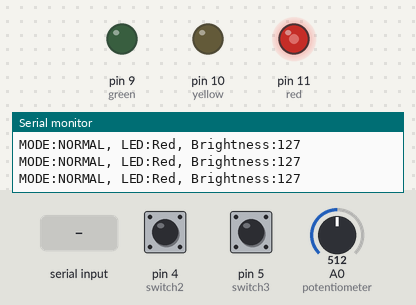
The program below on a simulated Arduino Uno, built with avr-gcc and run on an emulated ATmega328P. Parts: output pins drawn as LEDs (lit = HIGH), the last lines printed to the serial monitor. Dashed ring = blinking. Inputs (shaded band) come from the test bench; at power-on: pin 4 (switch2) HIGH, A0 (potentiometer) = 512, pin 5 (switch3) HIGH.

Above: at 1.2 s.
1.3 s: pin 4 (switch2) pulled LOW for 0.15 s
At 2.05 s:
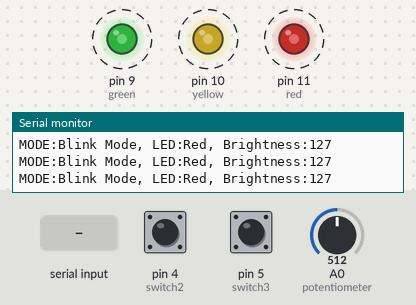
4.3 s: A0 (potentiometer) set to 716
7.3 s: pin 4 (switch2) pulled LOW for 1 s
At 7.7 s:
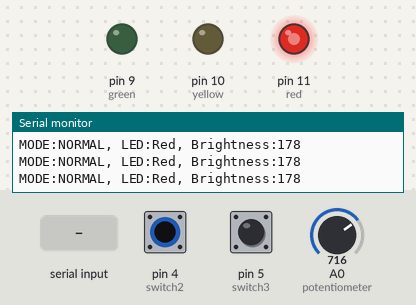
10.7 s: "YELLOW:\n" received over Serial
At 13.5 s:
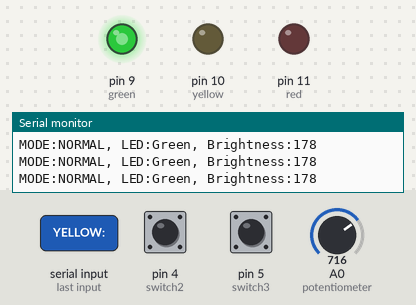
13.7 s: A0 (potentiometer) set to 511
16.7 s: "YELLOW:90\n" received over Serial
At 17.3 s:
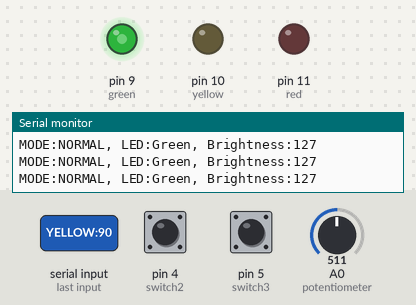
Timing chart, 0 to 20.7 s (numbered marks = the images above; inputs shaded):
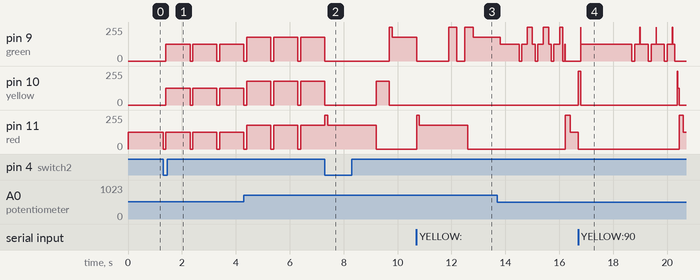

Measured:
- after the input at 10.7 s, pin 10 (yellow): stays 0/255 (without the input it goes to 255/255 after 2.6 s); pin 11 (red): 0/255 → 255/255 at once, → 178/255 0.09 s later, → 0/255 1.8 s later
- after the input at 16.7 s, pin 10 (yellow): 0/255 → 255/255 at once, → 0/255 0.08 s later; pin 11 (red): 127/255 → 0/255 after 0.01 s instead of 1.4 s

The program:

main.cpp
```cpp
#include <Arduino.h>
#include <TaskScheduler.h>
#include <PinChangeInterrupt.h>

// 신호등 LED 핀 번호 정의
const int red = 11;
const int yellow = 10;
const int green = 9;

// 스위치 핀 번호 정의
const int switch1 = 3;    // 스위치 1 (Red Mode 토글)
const int switch2 = 4;    // 스위치 2 (Blink Mode 토글)
const int switch3 = 5;    // 스위치 3 (Power OFF 토글)

// 가변 저항 핀 번호
const int potentiometer = A0;

// TaskScheduler 객체 생성
Scheduler ts;

// 신호등 상태를 관리하는 함수 선언
void taskRed();
void taskYellow();
void taskGreen();
void blinkGreen();
void finishGreen();
void taskYellow2();
void blinkAll();
void adjustBrightness();


void switch1_ISR();   // Red Mode 토글 스위치 인터럽트
void switch2_ISR();   // Blink Mode 토글 스위치 인터럽트
void switch3_ISR();   // Power OFF 토글 스위치 인터럽트


void sendStatusToWeb(); // 현재 LED 상태 및 모드 정보를 시리얼 출력
void serialReceive();  // 시리얼 데이터 수신 함수

// 신호등 모드 및 LED 상태 변수
bool redMode = false;
bool blinkMode = false;
bool powerOff = false;

bool stateRed = false;
bool stateYellow = false;
bool stateGreen = false;
bool stateYellow2 = false;
bool stateblinkGreen = false;

// 신호등 지속 시간 및 밝기 설정
int redDuration = 2000;     // 빨간불 지속 시간
int yellowDuration = 500;   // 노란불 지속 시간
int greenDuration = 2000;   // 초록불 지속 시간
int brightness = 255;       // LED 밝기 (0~255)

// TaskScheduler를 이용한 Task 생성 - 각 신호 변경 작업 관리
Task tRed(0, TASK_ONCE, &taskRed, &ts, false);
Task tYellow(0, TASK_ONCE, &taskYellow, &ts, false);
Task tGreen(0, TASK_ONCE, &taskGreen, &ts, false);
Task tBlinkGreen(300, 6, &blinkGreen, &ts, false);
Task tFinishGreen(100, TASK_ONCE, &finishGreen, &ts, false);
Task tYellow2(0, TASK_ONCE, &taskYellow2, &ts, false);
Task tBlinkAll(500, TASK_FOREVER, &blinkAll, &ts, false);
Task tAdjustBrightness(200, TASK_FOREVER, &adjustBrightness, &ts, true);
Task tSendStatus(500, TASK_FOREVER, &sendStatusToWeb, &ts, true);

void setup() {
    pinMode(red, OUTPUT);
    pinMode(yellow, OUTPUT);
    pinMode(green, OUTPUT);
    pinMode(switch1, INPUT_PULLUP);
    pinMode(switch2, INPUT_PULLUP);
    pinMode(switch3, INPUT_PULLUP);

    // 핀 변경 인터럽트 설정 - 스위치 입력 감지
    attachPCINT(digitalPinToPCINT(switch1), switch1_ISR, FALLING);
    attachPCINT(digitalPinToPCINT(switch2), switch2_ISR, FALLING);
    attachPCINT(digitalPinToPCINT(switch3), switch3_ISR, FALLING);

    Serial.begin(9600);

    tRed.setInterval(redDuration);
    tRed.enable();
}

void loop() {
    ts.execute();  // TaskScheduler 실행
    serialReceive();  // 시리얼 데이터 수신
}

void sendStatusToWeb() {
    // 현재 LED의 동작 모드를 웹으로 전송하는 함수
    Serial.print("MODE:");

    if (redMode) {
        Serial.print("Red Mode"); // 빨간색 모드
    } else if (blinkMode) {
        Serial.print("Blink Mode"); // 깜빡임 모드
    } else if (powerOff) {
        Serial.print("Power OFF"); // 전원 꺼짐 모드
    } else {
        Serial.print("NORMAL"); // 일반 모드
    }

    Serial.print(", LED:");

    // 현재 켜져 있는 LED 색상 전송
    if (stateRed) {
        Serial.print("Red");
    } else if (stateYellow || stateYellow2) {
        Serial.print("Yellow");
    } else if (stateGreen || stateblinkGreen) {
        Serial.print("Green");
    } else if (blinkMode) {
        Serial.print("Blinking");
    } else {
        Serial.print("OFF"); // 모든 LED가 꺼진 상태
    }

    Serial.print(", Brightness:");
    Serial.println(brightness); // 현재 밝기 값 전송
}

void serialReceive() {
    // 시리얼 통신을 통해 명령을 수신하는 함수
    if (Serial.available()) {
        String command = Serial.readStringUntil('\n'); // 명령어 읽기

        // "RED:시간" 형태의 명령을 수신했을 때
        if (command.startsWith("RED:")) {
            redDuration = command.substring(4).toInt(); // 빨간색 LED 지속 시간 설정
            tRed.setInterval(redDuration); // 타이머 설정
            tRed.enable(); // 타이머 활성화
        }

        // "YELLOW:시간" 형태의 명령을 수신했을 때
        if (command.startsWith("YELLOW:")) {
            yellowDuration = command.substring(7).toInt(); // 노란색 LED 지속 시간 설정
            tYellow.setInterval(yellowDuration);
            tYellow2.setInterval(yellowDuration);
            tYellow.enable();
            tYellow2.enable();
        }

        // "GREEN:시간" 형태의 명령을 수신했을 때
        if (command.startsWith("GREEN:")) {
            greenDuration = command.substring(6).toInt(); // 초록색 LED 지속 시간 설정
            tGreen.setInterval(greenDuration);
            tGreen.enable();
        }
    }
}

void taskRed() {
    // 빨간색 LED를 켜는 함수
    if (redMode || blinkMode || powerOff) return; // 특정 모드에서는 동작하지 않음
    analogWrite(red, 255);
    analogWrite(yellow, 0);
    analogWrite(green, 0);
    stateYellow2 = false;
    stateRed = true;

    // 노란색 LED의 타이머를 설정하여 다음 동작을 예약
    tYellow.setInterval(yellowDuration);
    tYellow.restartDelayed(redDuration - 100);
    Serial.println("Red is running...");
}

void taskYellow() {
    // 노란색 LED를 켜는 함수
    if (redMode || blinkMode || powerOff) return;
    analogWrite(red, 0);
    analogWrite(yellow, 255);
    analogWrite(green, 0);
    stateRed = false;
    stateYellow = true;

    // 초록색 LED의 타이머를 설정하여 다음 동작을 예약
    tGreen.setInterval(greenDuration);
    tGreen.restartDelayed(yellowDuration - 10);
    Serial.println("Yellow is running...");
}

void taskGreen() {
    // 초록색 LED를 켜는 함수
    if (redMode || blinkMode || powerOff) return;
    analogWrite(red, 0);
    analogWrite(yellow, 0);
    analogWrite(green, 255);
    stateYellow = false;
    stateGreen = true;

    // 깜빡이는 초록색 LED의 타이머를 설정
    tBlinkGreen.restartDelayed(greenDuration - 100);
    Serial.println("Green is running...");
}

void blinkGreen() {
    // 초록색 LED가 깜빡이는 함수
    if (redMode || blinkMode || powerOff) return;
    stateGreen = false;
    stateblinkGreen = true;

    static bool isOn = true;
    isOn = !isOn; // ON/OFF 전환
    analogWrite(green, isOn ? 255 : 0);

    Serial.println(isOn ? "Green Blinking: ON" : "Green Blinking: OFF");

    // 깜빡임이 끝나면 종료 타이머 설정
    if (tBlinkGreen.isLastIteration()) {
        tFinishGreen.restartDelayed(90);
    }
}

void finishGreen() {
    // 초록색 LED가 꺼지고 빨간색 LED로 전환되는 함수
    if (redMode || blinkMode || powerOff) return;
    Serial.println("Green OFF, switching to Red");
    analogWrite(green, 0);

    tYellow2.restartDelayed(90);
}

void taskYellow2() {
    // 두 번째 노란색 LED 단계 실행
    if (redMode || blinkMode || powerOff) return;
    analogWrite(red, 0);
    analogWrite(yellow, 255);
    analogWrite(green, 0);
    stateblinkGreen = false;
    stateYellow2 = true;

    // 빨간색 LED의 타이머를 설정하여 다음 동작을 예약
    tRed.restartDelayed(yellowDuration - 10);
    Serial.println("Yellow2 is running...");
}

void blinkAll() {
    // 모든 LED를 동시에 깜빡이게 하는 함수
    static bool isOn = true;
    isOn = !isOn; // 현재 상태를 반전하여 ON/OFF 전환

    // 모든 LED를 같은 상태로 변경
    analogWrite(red, isOn ? 255 : 0);
    analogWrite(yellow, isOn ? 255 : 0);
    analogWrite(green, isOn ? 255 : 0);

    Serial.println(isOn ? "Blink Mode: ON" : "Blink Mode: OFF"); // 현재 상태 출력
}

void adjustBrightness() {
    // 가변 저항 값을 읽어 LED 밝기를 조절하는 함수
    int potValue = analogRead(potentiometer); // 가변 저항에서 아날로그 값을 읽음
    brightness = map(potValue, 0, 1023, 0, 255); // 0~1023 범위를 0~255로 매핑

    // 특정 모드가 아닐 때 현재 활성화된 LED의 밝기를 조절
    if (!redMode && !blinkMode && !powerOff) {
        if (stateRed) {
            analogWrite(red, brightness);
        } else if (stateYellow || stateYellow2) {
            analogWrite(yellow, brightness);
        } else if (stateGreen || stateblinkGreen) {
            analogWrite(green, brightness);
        }
    }
    // 빨간색 모드일 경우 빨간색 LED만 밝기 조절
    else if (redMode) {
        analogWrite(red, brightness);
        analogWrite(yellow, 0);
        analogWrite(green, 0);
    }
    // 깜빡임 모드일 경우 모든 LED가 같은 밝기로 점멸
    else if (blinkMode) {
        analogWrite(red, brightness);
        analogWrite(yellow, brightness);
        analogWrite(green, brightness);
    }
    // 전원이 꺼진 상태라면 모든 LED를 OFF
    else if (powerOff) {
        analogWrite(red, 0);
        analogWrite(yellow, 0);
        analogWrite(green, 0);
    }

    sendStatusToWeb(); // 현재 상태를 웹으로 전송
}

// 스위치 1 - 인터럽트 서비스 루틴 (ISR)
// redMode(Emergency Mode) 활성화
void switch1_ISR() {
    if (!redMode) { // 현재 redMode가 비활성화되어 있다면
        redMode = true;  // redMode 활성화
        blinkMode = false;  // blinkMode 비활성화
        powerOff = false;  // 전원 OFF 모드 비활성화

        // blinkMode가 실행 중일 수 있으므로 blink 타이머 비활성화
        tBlinkAll.disable();
    } else {
        redMode = false; // redMode가 활성화 상태였다면 비활성화
    }

    Serial.println(redMode ? "Red Mode: ON" : "Red Mode: OFF");

    if (redMode) {
        // redMode가 활성화되었을 때 LED 설정
        analogWrite(red, 255);   // 빨간색 LED 켜기 (최대 밝기)
        analogWrite(yellow, 0);  // 노란색 LED 끄기
        analogWrite(green, 0);   // 초록색 LED 끄기
    } else {

        tRed.restart();
    }

    // 웹으로 현재 상태 전송
    sendStatusToWeb();
}

// 스위치 2 - 인터럽트 서비스 루틴 (ISR)
// blinkMode(깜빡임 모드) 활성화화
void switch2_ISR() {
    if (!blinkMode) { // 현재 blinkMode가 비활성화되어 있다면
        blinkMode = true;  // blinkMode 활성화
        redMode = false;  // redMode 비활성화
        powerOff = false;  // 전원 OFF 모드 비활성화

        // redMode가 실행 중일 수 있으므로 redMode 타이머 비활성화
        tRed.disable();
    } else {
        blinkMode = false; // blinkMode가 활성화 상태였다면 비활성화
    }

    Serial.println(blinkMode ? "Blink Mode: ON" : "Blink Mode: OFF");

    if (blinkMode) {
        // blinkMode가 활성화되었을 때 모든 LED 끄기
        analogWrite(red, 0);
        analogWrite(yellow, 0);
        analogWrite(green, 0);

        tBlinkAll.enable();
    } else {

        tBlinkAll.disable();
        tRed.restart();
    }

    // 웹으로 현재 상태 전송
    sendStatusToWeb();
}

// 스위치 3 - 인터럽트 서비스 루틴 (ISR)
// 전원을 끄고(powerOff Mode) 활성화
void switch3_ISR() {
    if (!powerOff) { // 현재 powerOff가 비활성화되어 있다면
        powerOff = true;  // 전원 OFF 모드 활성화
        redMode = false;  // redMode 비활성화
        blinkMode = false;  // blinkMode 비활성화


        tRed.disable();
        tBlinkAll.disable();
    } else {
        powerOff = false; // powerOff가 활성화 상태였다면 다시 켜기
    }
    // 현재 전원 상태를 출력
    Serial.println(powerOff ? "Power OFF" : "Power ON");

    if (powerOff) {
        // powerOff가 활성화되었을 때 모든 LED 끄기
        analogWrite(red, 0);
        analogWrite(yellow, 0);
        analogWrite(green, 0);
    } else {

        tRed.restart();
    }

    // 웹으로 현재 상태 전송
    sendStatusToWeb();
}
```
